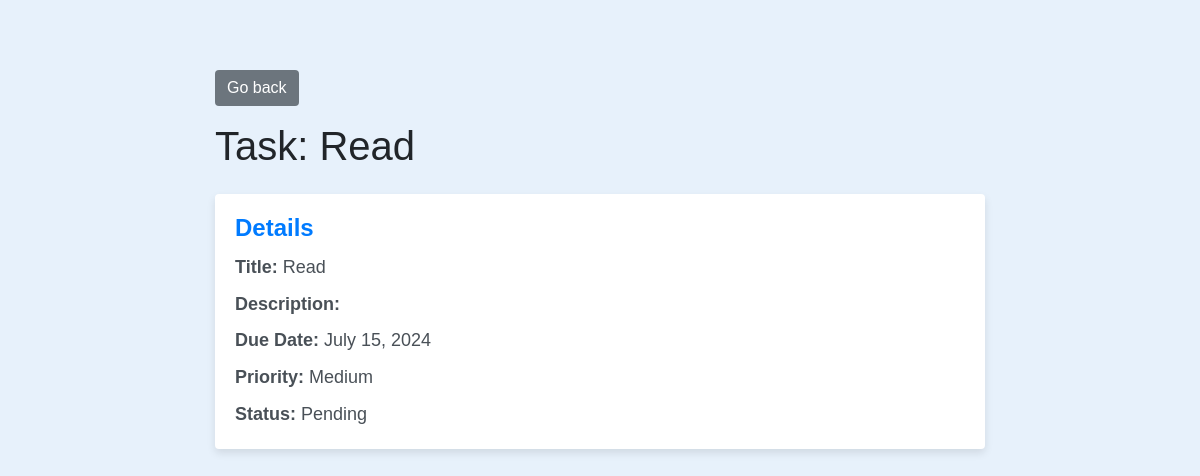
Screenshot of /task/13/ (signed in) with the database file from the repository.
### base/models.py (models this page shows, shortened)
class Task(models.Model):
    PRIORITY_CHOICES = [
        ('Low', 'Low'),
        ('Medium', 'Medium'),
        ('High', 'High'),
    ]
    user = models.ForeignKey(User, on_delete=models.CASCADE, null=True, blank=True)
    title = models.CharField(max_length=200)
    description = models.TextField(null=True, blank=True)
    complete = models.BooleanField(default=False)
    created = models.DateTimeField(auto_now_add=True)
    due_date = models.DateField(default=timezone.now)
    priority = models.CharField(max_length=10, choices=PRIORITY_CHOICES, default='Medium')
    class Meta:
        ordering = ['complete']

### base/views.py (the view)
# urls.py: path('task/<int:pk>/', TaskDetail.as_view(), name='task'),
@method_decorator(login_required, name='dispatch')
class TaskDetail(DetailView):
    model = Task
    context_object_name = 'task'
    template_name = 'base/task.html'
    def get_object(self, queryset=None):
        task = super().get_object(queryset)
        if task.user != self.request.user:
            raise PermissionDenied("You do not have permission to view this task.")
        return task

### base/templates/base/task.html (shortened to what this page needs)
<!DOCTYPE html>
<html lang="en">
<head>
    <link rel="stylesheet" href="https://stackpath.bootstrapcdn.com/bootstrap/4.5.2/css/bootstrap.min.css">
</head>
<body>
    <div class="container">
        <a href="{% url 'task-list' %}" class="btn btn-secondary mb-3">Go back</a>
        <h1 class="mb-4">Task: {{ task.title }}</h1>
        <div class="card">
            <div class="card-body">
                <h5 class="card-title">Details</h5>
                <p class="card-text"><strong>Title:</strong> {{ task.title }}</p>
                <p class="card-text"><strong>Description:</strong> {{ task.description }}</p>
                <p class="card-text"><strong>Due Date:</strong> {{ task.due_date }}</p>
                <p class="card-text"><strong>Priority:</strong> {{ task.get_priority_display }}</p>
                <p class="card-text"><strong>Status:</strong> {% if task.complete %}Completed{% else %}Pending{% endif %}</p>
            </div>
        </div>
    </div>
</body>
</html>

### base/templates/base/task.html (style rules this page uses)
body { background-color: #e7f1fb; font-family: 'Arial', sans-serif; }
.container { max-width: 800px; margin-top: 50px; }
.card { border: none; box-shadow: 0px 4px 8px rgba(0, 0, 0, 0.1); }
.card-body { background-color: #ffffff; border-radius: 8px; padding: 20px; }
.card-title { color: #007bff; font-size: 24px; font-weight: bold; margin-bottom: 10px; }
.card-text { color: #495057; font-size: 18px; line-height: 1.6; margin-bottom: 8px; }
.btn-secondary { background-color: #6c757d; color: #ffffff; border: none; margin-top: 20px; }

### rows the page displays
Task: title "Read", due_date "July 15, 2024", priority "Medium"
